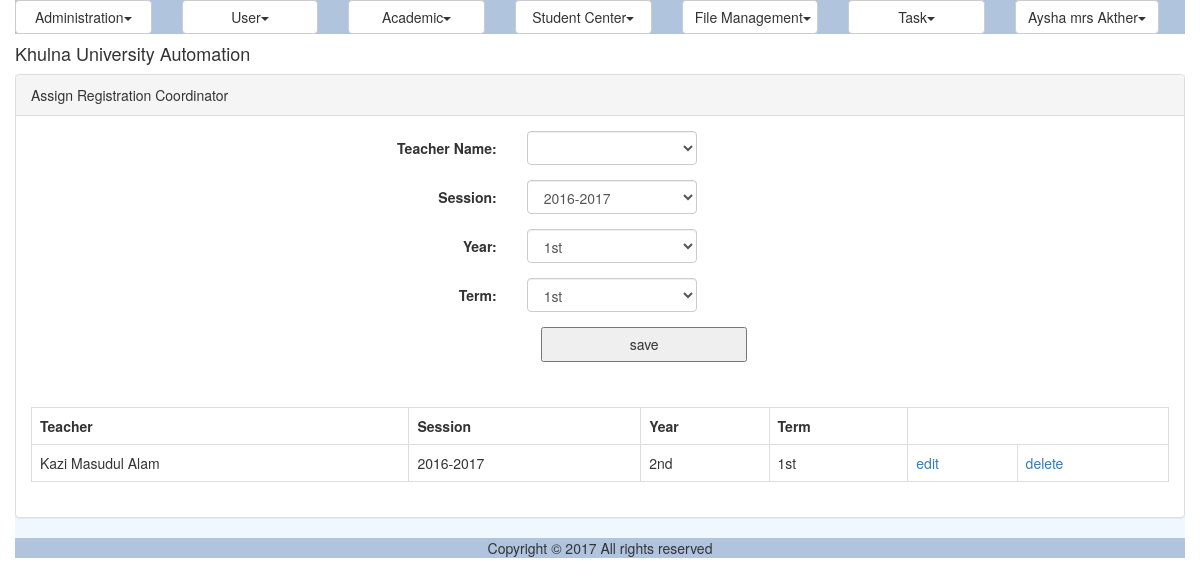
Screenshot of /course_teacher_registration.php (signed in) with the database file from the repository.
### tables this page shows
CREATE TABLE `reg_registration_session` (
  `ID` varchar(40) NOT NULL,
  `Name` varchar(30) NOT NULL
);

CREATE TABLE `reg_year` (
  `ID` varchar(40) NOT NULL,
  `Name` varchar(20) NOT NULL
);

CREATE TABLE `reg_term` (
  `ID` varchar(40) NOT NULL,
  `Name` varchar(20) NOT NULL
);

### modules/registration/ui/view.course_teacher_registration.inc (the view, shortened to what the rows shown need)
<?php
include_once 'blade/view.course_teacher_registration.blade.inc';
include_once COMMON.'class.common.inc';
include_once COMMON.'class.common.course.inc';
?>
<div class="panel panel-default">
<div class="panel-body">
<table class="table table-bordered">
		<?php
		$Result = $_CourseTeacherRegistrationBAO->getAllCourseTeacherRegistrations();
		if($Result->getIsSuccess()){
			$CourseTeacherRegistrations = $Result->getResultObject();
			?>
			<tr>
				<th>Teacher</th>
				<th>Session</th>
				<th>Year</th>
				<th>Term</th>
			</tr>
			<?php
			for($i = 0; $i < sizeof($CourseTeacherRegistrations); $i++) {
				$CourseTeacherRegistration = $CourseTeacherRegistrations[$i];
				?>
				<tr>
					<td><?php echo $CourseTeacherRegistration->getTeacherID(); ?></td>
					<td><?php echo $CourseTeacherRegistration->getSessionID(); ?></td>
					<td><?php echo $CourseTeacherRegistration->getYearID(); ?></td>
					<td><?php echo $CourseTeacherRegistration->getTermID(); ?></td>
					<td><a href="?edit=<?php echo $CourseTeacherRegistration->getID(); ?>" onclick="return confirm('sure to edit !'); " >edit</a></td>
					<td><a href="?del=<?php echo $CourseTeacherRegistration->getID(); ?>" onclick="return confirm('sure to delete !'); " >delete</a></td>
				</tr>
				<?php
			}
		}
		else{
		echo $Result->getResultObject();
	}
	?>
</table>
</div>
</div>

### rows the page displays
reg_registration_session: Name "2016-2017"
reg_year: Name "2nd"
reg_term: Name "1st"

### other values shown
$globalMenu[$i]->getTitle() "Administration User Academic Student Center File Management Task"
$CurrentUser->getFullName() "Aysha mrs Akther"
$CourseTeacherRegistration->getTeacherID() "Kazi Masudul Alam"
form field session "2016-2017"
form field yearid "1st"
form field termid "1st"
